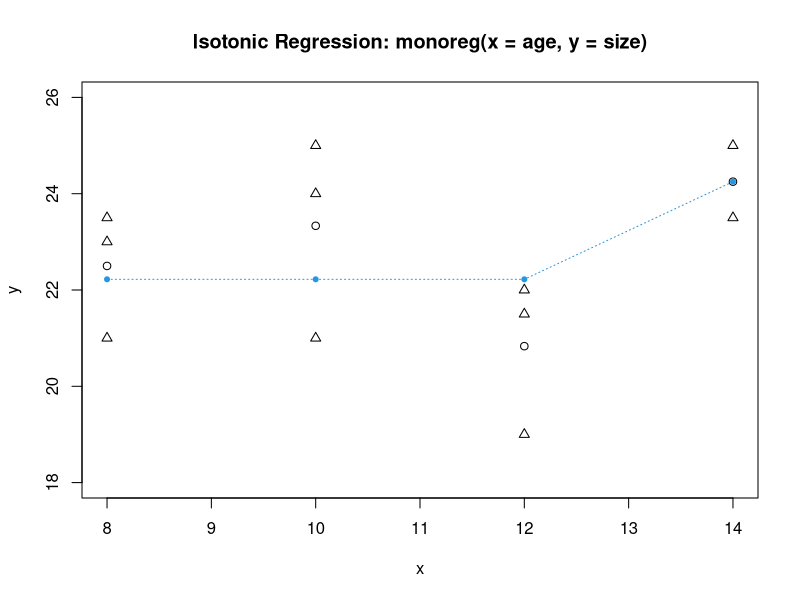
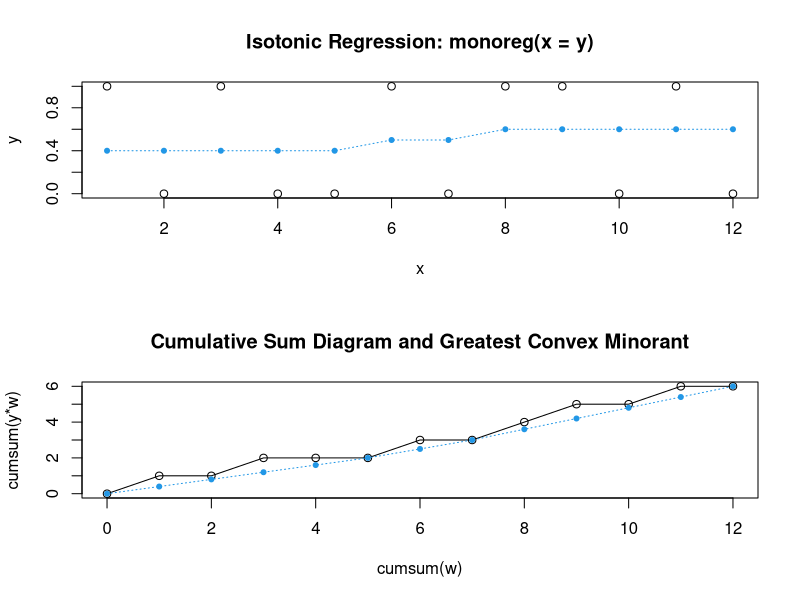
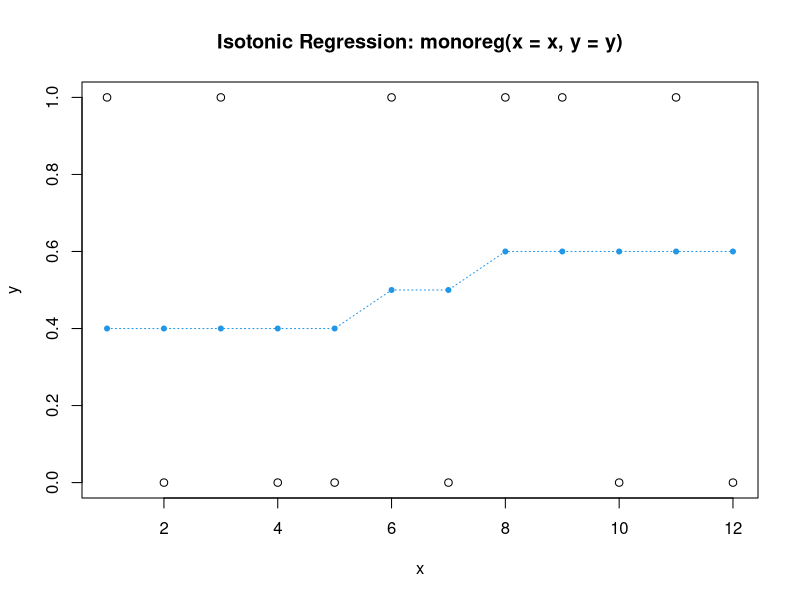
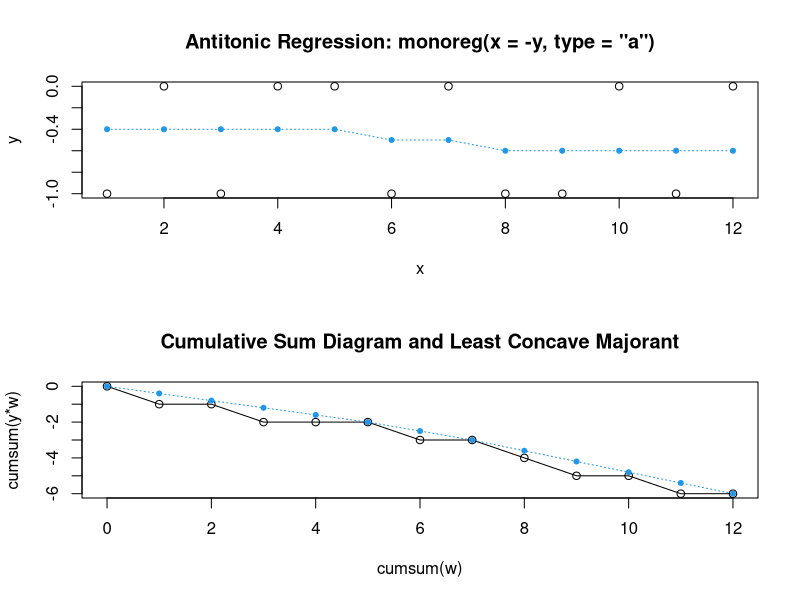
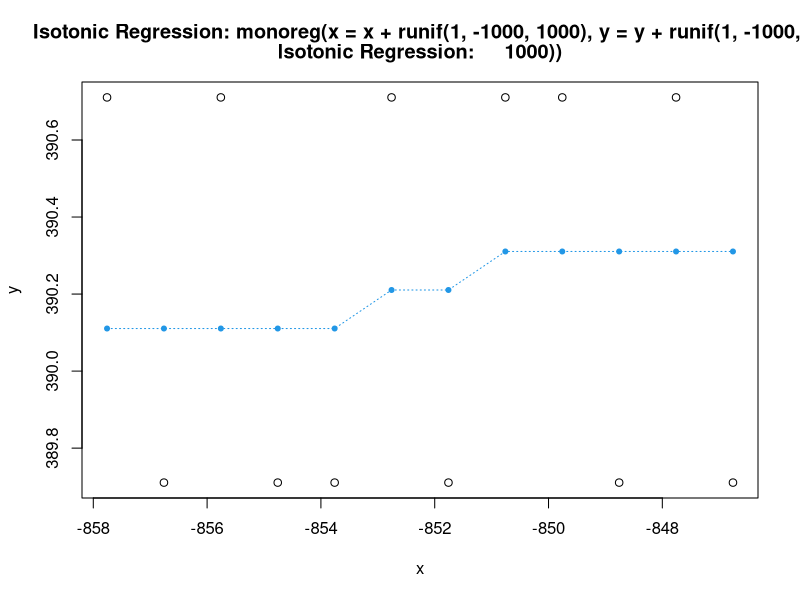
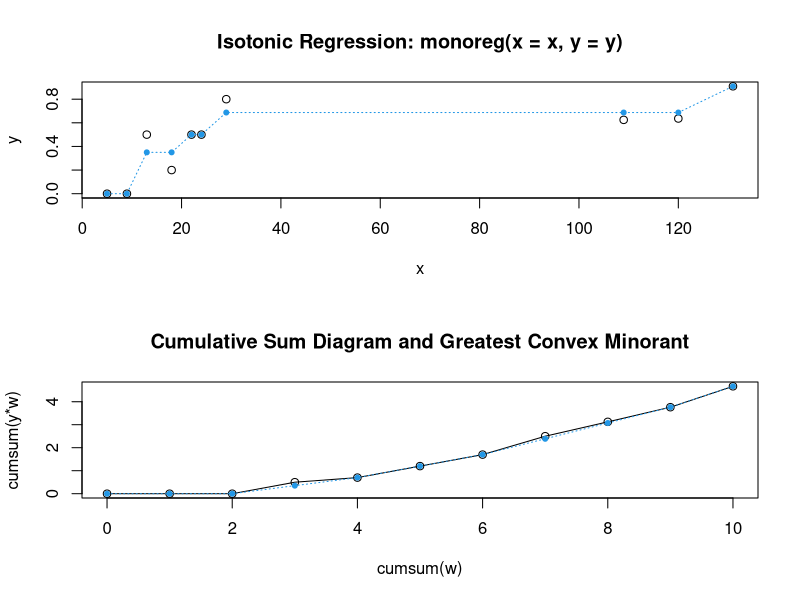

Source code (R) for these figures, in order:
library(fdrtool)


### Name: monoreg
### Title: Monotone Regression: Isotonic Regression and Antitonic
###   Regression
### Aliases: monoreg plot.monoreg fitted.monoreg residuals.monoreg
### Keywords: regression smooth

### ** Examples

# load "fdrtool" library
library("fdrtool")


# an example with weights

# Example 1.1.1. (dental study) from Robertson, Wright and Dykstra (1988)
age = c(14, 14, 8, 8, 8, 10, 10, 10, 12, 12, 12)
size = c(23.5, 25, 21, 23.5, 23, 24, 21, 25, 21.5, 22, 19)

mr = monoreg(age, size)

# sorted x values
mr$x # 8 10 12 14
# weights and merged y values
mr$w  # 3 3 3 2
mr$y #  22.50000 23.33333 20.83333 24.25000
# fitted y values
mr$yf # 22.22222 22.22222 22.22222 24.25000
fitted(mr)
residuals(mr)

plot(mr, ylim=c(18, 26))  # this shows the averaged data points
points(age, size, pch=2)  # add original data points


###

y = c(1,0,1,0,0,1,0,1,1,0,1,0)
x = 1:length(y)
mr = monoreg(y)

# plot with greatest convex minorant
plot(mr, plot.type="row.wise")  

# this is the same
mr = monoreg(x,y)
plot(mr)

# antitonic regression and least concave majorant
mr = monoreg(-y, type="a")
plot(mr, plot.type="row.wise")  

# the fit yf is independent of the location of x and y
plot(monoreg(x + runif(1, -1000, 1000), 
             y +runif(1, -1000, 1000)) )

###

y = c(0,0,2/4,1/5,2/4,1/2,4/5,5/8,7/11,10/11)
x = c(5,9,13,18,22,24,29,109,120,131)

mr = monoreg(x,y)
plot(mr, plot.type="row.wise")

# the fit (yf) only depends on the ordering of x
monoreg(1:length(y), y)$yf 
monoreg(x, y)$yf 
